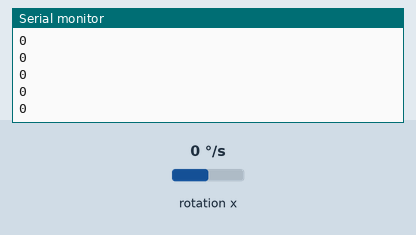
Simulated run of this sketch. Board: Arduino Uno, built with avr-gcc and run on an emulated ATmega328P. Shown: the last lines printed to the serial monitor. Wiring (inferred from the names in the program): MPU-6050 motion sensor at I2C address 0x68; MPU-6050 motion sensor at I2C address 0x69. Inputs (shaded band) come from the test bench; at power-on: rotation x 0 °/s.

Above: at 1.2 s.
1.3 s: rotation x set to -192 °/s
At 1.32 s:
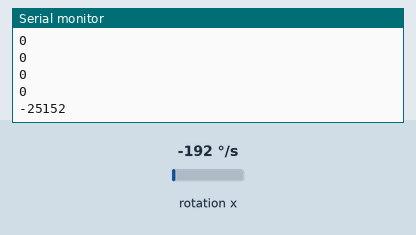
2.8 s: rotation x set to -100 °/s
At 2.84 s:
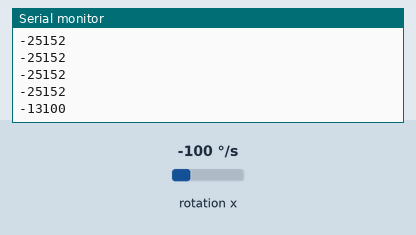
Timing chart, 0 to 5.8 s (numbered marks = the images above; inputs shaded):
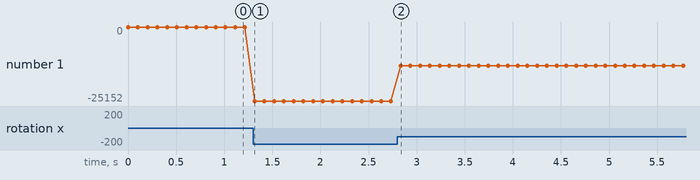

Measured:
- after the input at 1.3 s, the serial monitor: prints a new line at once (image 1)
- after the input at 2.8 s, the serial monitor: prints a new line at once (image 2)
- plotted number 1: 0 → -25152 after the input at 1.3 s, -25152 → -13100 after the input at 2.8 s

The sketch:

gyroTest.ino.ino
```cpp
#include <Wire.h>            // access to the I2C library to communicate with the Gyro

#define GYRO_PWR_MGMT     0x6B                  // REG ADDR
#define GYRO_G_CONFIG     0x1B                  // REG ADDR
#define GYRO_CONFIG       0x1A
#define TILT_GYRO       0x69                  // I2C address of the MPU6050 gyro, pin SA0 tied HIGH
#define ROLL_GYRO       0x68                  // I2C address, pin SA0 tied LOW

int tiltvalue=0, rollvalue=0 ;

void setup() {
  Wire.begin();                             // set up I2C for gyro on pin 20
  Serial.begin(57600);                       // set up serial communication on USB

// http://www.i2cdevlib.com/devices/mpu6050#registers
 //  or Documents/Balancer/MPU6050 Datasheet.pdf
  writeI2C(TILT_GYRO, GYRO_PWR_MGMT, B00000000);       // bit 6=0 to wake
  writeI2C(TILT_GYRO, GYRO_G_CONFIG,   B00000000);       // bits 3 & 4 = 0 for full scale 250 deg/sec
  writeI2C(ROLL_GYRO, GYRO_PWR_MGMT, B00000000);       // bit 6=0 to wake
  writeI2C(ROLL_GYRO, GYRO_G_CONFIG,   B00000000);       // bits 3 & 4 = 0 for full scale 250 deg/sec
//  writeI2C(ROLL_GYRO, GYRO_CONFIG,    B00000110);        // 5 Hz bandwidth, 18.6 ms delay, 1 KHz sampling
//  writeI2C(ROLL_GYRO, GYRO_CONFIG,    B00000001);        // 188 Hz bandwidth, 1.9 ms delay, 1 KHz sampling


}

void loop() {
  rollvalue = getGyroX(ROLL_GYRO);
  Serial.println(rollvalue);
  delay(100);

}


int getGyroX (int GYRO_ADDR) {
  byte MSB, LSB;
  MSB = readI2C(GYRO_ADDR, 0x43);  // reads x axis angular velocity
  LSB = readI2C(GYRO_ADDR, 0x44);
  return ((MSB << 8) | LSB);
}

int getGyroY (int GYRO_ADDR) {
  byte MSB, LSB;
  MSB = readI2C(GYRO_ADDR, 0x45);  // reads x axis angular velocity
  LSB = readI2C(GYRO_ADDR, 0x46);
  return ((MSB << 8) | LSB);
}

int getGyroZ (int GYRO_ADDR) {
  byte MSB, LSB;
  MSB = readI2C(GYRO_ADDR, 0x47);  // reads x axis angular velocity
  LSB = readI2C(GYRO_ADDR, 0x48);
  return ((MSB << 8) | LSB);
}

int readI2C (int GYRO_ADDR,byte regAddr) {                  // read Gyro communications
    Wire.beginTransmission(GYRO_ADDR);                  // Register address to read
    Wire.write(regAddr);                     // Register address to read
    Wire.endTransmission();                 // Terminate request
    Wire.requestFrom( GYRO_ADDR, 1);              // Read a byte
    while(!Wire.available()) { };           // Wait for receipt
    return(Wire.read());                 // Get result
}

void writeI2C (int GYRO_ADDR, byte regAddr, byte val) {
    Wire.beginTransmission(GYRO_ADDR);           // Begin transmission
    Wire.write(regAddr);                     // Open communications
    Wire.write(val);                         // Send value
    Wire.endTransmission();                 // End transmission
}
```
